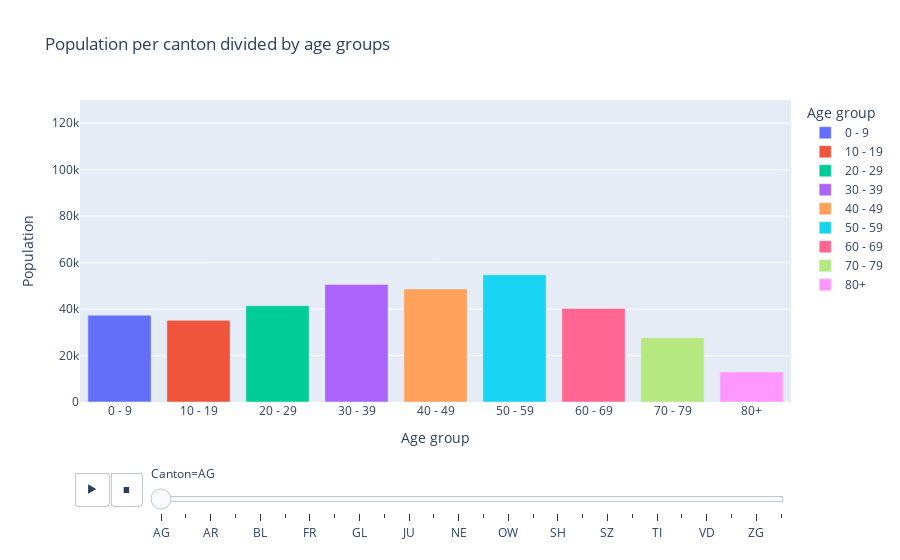

This figure's notebook cell:
### Code cell
# Grafik erstellen
fig = px.bar(data2, x='ageRange', y="pop", color="ageRange",
  animation_frame="geoRegion", animation_group="ageRange", range_y=[3, 130000],
             labels={"pop":"Population",
            "ageRange":"Age group",
            "geoRegion": "Canton"},
             title='Population per canton divided by age groups')

fig.show()

### Figure 1 — Plotly figure (JSON) as saved in the notebook; plotly's stock layout.template omitted (floating-point values rounded to 4 significant figures)
{"data": [{"alignmentgroup": "True", "hovertemplate": "Age group=%{x}<br>Canton=AG<br>Population=%{y}<extra></extra>", "ids": ["0 - 9", "0 - 9"], "legendgroup": "0 - 9", "marker": {"color": "#636efa", "pattern": {"shape": ""}}, "name": "0 - 9", "offsetgroup": "0 - 9", "orientation": "v", "showlegend": true, "textposition": "auto", "type": "bar", "x": ["0 - 9", "0 - 9"], "xaxis": "x", "y": [37362, 34831], "yaxis": "y"}, {"alignmentgroup": "True", "hovertemplate": "Age group=%{x}<br>Canton=AG<br>Population=%{y}<extra></extra>", "ids": ["10 - 19", "10 - 19"], "legendgroup": "10 - 19", "marker": {"color": "#EF553B", "pattern": {"shape": ""}}, "name": "10 - 19", "offsetgroup": "10 - 19", "orientation": "v", "showlegend": true, "textposition": "auto", "type": "bar", "x": ["10 - 19", "10 - 19"], "xaxis": "x", "y": [35144, 33106], "yaxis": "y"}, {"alignmentgroup": "True", "hovertemplate": "Age group=%{x}<br>Canton=AG<br>Population=%{y}<extra></extra>", "ids": ["20 - 29", "20 - 29"], "legendgroup": "20 - 29", "marker": {"color": "#00cc96", "pattern": {"shape": ""}}, "name": "20 - 29", "offsetgroup": "20 - 29", "orientation": "v", "showlegend": true, "textposition": "auto", "type": "bar", "x": ["20 - 29", "20 - 29"], "xaxis": "x", "y": [41439, 39102], "yaxis": "y"}, {"alignmentgroup": "True", "hovertemplate": "Age group=%{x}<br>Canton=AG<br>Population=%{y}<extra></extra>", "ids": ["30 - 39", "30 - 39"], "legendgroup": "30 - 39", "marker": {"color": "#ab63fa", "pattern": {"shape": ""}}, "name": "30 - 39", "offsetgroup": "30 - 39", "orientation": "v", "showlegend": true, "textposition": "auto", "type": "bar", "x": ["30 - 39", "30 - 39"], "xaxis": "x", "y": [50581, 48506], "yaxis": "y"}, {"alignmentgroup": "True", "hovertemplate": "Age group=%{x}<br>Canton=AG<br>Population=%{y}<extra></extra>", "ids": ["40 - 49", "40 - 49"], "legendgroup": "40 - 49", "marker": {"color": "#FFA15A", "pattern": {"shape": ""}}, "name": "40 - 49", "offsetgroup": "40 - 49", "orientation": "v", "showlegend": true, "textposition": "auto", "type": "bar", "x": ["40 - 49", "40 - 49"], "xaxis": "x", "y": [48683, 46873], "yaxis": "y"}, {"alignmentgroup": "True", "hovertemplate": "Age group=%{x}<br>Canton=AG<br>Population=%{y}<extra></extra>", "ids": ["50 - 59", "50 - 59"], "legendgroup": "50 - 59", "marker": {"color": "#19d3f3", "pattern": {"shape": ""}}, "name": "50 - 59", "offsetgroup": "50 - 59", "orientation": "v", "showlegend": true, "textposition": "auto", "type": "bar", "x": ["50 - 59", "50 - 59"], "xaxis": "x", "y": [54730, 52756], "yaxis": "y"}, {"alignmentgroup": "True", "hovertemplate": "Age group=%{x}<br>Canton=AG<br>Population=%{y}<extra></extra>", "ids": ["60 - 69", "60 - 69"], "legendgroup": "60 - 69", "marker": {"color": "#FF6692", "pattern": {"shape": ""}}, "name": "60 - 69", "offsetgroup": "60 - 69", "orientation": "v", "showlegend": true, "textposition": "auto", "type": "bar", "x": ["60 - 69", "60 - 69"], "xaxis": "x", "y": [40278, 41028], "yaxis": "y"}, {"alignmentgroup": "True", "hovertemplate": "Age group=%{x}<br>Canton=AG<br>Population=%{y}<extra></extra>", "ids": ["70 - 79", "70 - 79"], "legendgroup": "70 - 79", "marker": {"color": "#B6E880", "pattern": {"shape": ""}}, "name": "70 - 79", "offsetgroup": "70 - 79", "orientation": "v", "showlegend": true, "textposition": "auto", "type": "bar", "x": ["70 - 79", "70 - 79"], "xaxis": "x", "y": [27627, 29679], "yaxis": "y"}, {"alignmentgroup": "True", "hovertemplate": "Age group=%{x}<br>Canton=AG<br>Population=%{y}<extra></extra>", "ids": ["80+", "80+"], "legendgroup": "80+", "marker": {"color": "#FF97FF", "pattern": {"shape": ""}}, "name": "80+", "offsetgroup": "80+", "orientation": "v", "showlegend": true, "textposition": "auto", "type": "bar", "x": ["80+", "80+"], "xaxis": "x", "y": [12970, 19377], "yaxis": "y"}], "layout": {"barmode": "relative", "legend": {"title": {"text": "Age group"}, "tracegroupgap": 0}, "sliders": [{"active": 0, "currentvalue": {"prefix": "Canton="}, "len": 0.9, "pad": {"b": 10, "t": 60}, "steps": [{"args": [["AG"], {"frame": {"duration": 0, "redraw": true}, "fromcurrent": true, "mode": "immediate", "transition": {"duration": 0, "easing": "linear"}}], "label": "AG", "method": "animate"}, {"args": [["AI"], {"frame": {"duration": 0, "redraw": true}, "fromcurrent": true, "mode": "immediate", "transition": {"duration": 0, "easing": "linear"}}], "label": "AI", "method": "animate"}, {"args": [["AR"], {"frame": {"duration": 0, "redraw": true}, "fromcurrent": true, "mode": "immediate", "transition": {"duration": 0, "easing": "linear"}}], "label": "AR", "method": "animate"}, {"args": [["BE"], {"frame": {"duration": 0, "redraw": true}, "fromcurrent": true, "mode": "immediate", "transition": {"duration": 0, "easing": "linear"}}], "label": "BE", "method": "animate"}, {"args": [["BL"], {"frame": {"duration": 0, "redraw": true}, "fromcurrent": true, "mode": "immediate", "transition": {"duration": 0, "easing": "linear"}}], "label": "BL", "method": "animate"}, {"args": [["BS"], {"frame": {"duration": 0, "redraw": true}, "fromcurrent": true, "mode": "immediate", "transition": {"duration": 0, "easing": "linear"}}], "label": "BS", "method": "animate"}, {"args": [["FR"], {"frame": {"duration": 0, "redraw": true}, "fromcurrent": true, "mode": "immediate", "transition": {"duration": 0, "easing": "linear"}}], "label": "FR", "method": "animate"}, {"args": [["GE"], {"frame": {"duration": 0, "redraw": true}, "fromcurrent": true, "mode": "immediate", "transition": {"duration": 0, "easing": "linear"}}], "label": "GE", "method": "animate"}, {"args": [["GL"], {"frame": {"duration": 0, "redraw": true}, "fromcurrent": true, "mode": "immediate", "transition": {"duration": 0, "easing": "linear"}}], "label": "GL", "method": "animate"}, {"args": [["GR"], {"frame": {"duration": 0, "redraw": true}, "fromcurrent": true, "mode": "immediate", "transition": {"duration": 0, "easing": "linear"}}], "label": "GR", "method": "animate"}, {"args": [["JU"], {"frame": {"duration": 0, "redraw": true}, "fromcurrent": true, "mode": "immediate", "transition": {"duration": 0, "easing": "linear"}}], "label": "JU", "method": "animate"}, {"args": [["LU"], {"frame": {"duration": 0, "redraw": true}, "fromcurrent": true, "mode": "immediate", "transition": {"duration": 0, "easing": "linear"}}], "label": "LU", "method": "animate"}, {"args": [["NE"], {"frame": {"duration": 0, "redraw": true}, "fromcurrent": true, "mode": "immediate", "transition": {"duration": 0, "easing": "linear"}}], "label": "NE", "method": "animate"}, {"args": [["NW"], {"frame": {"duration": 0, "redraw": true}, "fromcurrent": true, "mode": "immediate", "transition": {"duration": 0, "easing": "linear"}}], "label": "NW", "method": "animate"}, {"args": [["OW"], {"frame": {"duration": 0, "redraw": true}, "fromcurrent": true, "mode": "immediate", "transition": {"duration": 0, "easing": "linear"}}], "label": "OW", "method": "animate"}, {"args": [["SG"], {"frame": {"duration": 0, "redraw": true}, "fromcurrent": true, "mode": "immediate", "transition": {"duration": 0, "easing": "linear"}}], "label": "SG", "method": "animate"}, {"args": [["SH"], {"frame": {"duration": 0, "redraw": true}, "fromcurrent": true, "mode": "immediate", "transition": {"duration": 0, "easing": "linear"}}], "label": "SH", "method": "animate"}, {"args": [["SO"], {"frame": {"duration": 0, "redraw": true}, "fromcurrent": true, "mode": "immediate", "transition": {"duration": 0, "easing": "linear"}}], "label": "SO", "method": "animate"}, {"args": [["SZ"], {"frame": {"duration": 0, "redraw": true}, "fromcurrent": true, "mode": "immediate", "transition": {"duration": 0, "easing": "linear"}}], "label": "SZ", "method": "animate"}, {"args": [["TG"], {"frame": {"duration": 0, "redraw": true}, "fromcurrent": true, "mode": "immediate", "transition": {"duration": 0, "easing": "linear"}}], "label": "TG", "method": "animate"}, {"args": [["TI"], {"frame": {"duration": 0, "redraw": true}, "fromcurrent": true, "mode": "immediate", "transition": {"duration": 0, "easing": "linear"}}], "label": "TI", "method": "animate"}, {"args": [["UR"], {"frame": {"duration": 0, "redraw": true}, "fromcurrent": true, "mode": "immediate", "transition": {"duration": 0, "easing": "linear"}}], "label": "UR", "method": "animate"}, {"args": [["VD"], {"frame": {"duration": 0, "redraw": true}, "fromcurrent": true, "mode": "immediate", "transition": {"duration": 0, "easing": "linear"}}], "label": "VD", "method": "animate"}, {"args": [["VS"], {"frame": {"duration": 0, "redraw": true}, "fromcurrent": true, "mode": "immediate", "transition": {"duration": 0, "easing": "linear"}}], "label": "VS", "method": "animate"}, {"args": [["ZG"], {"frame": {"duration": 0, "redraw": true}, "fromcurrent": true, "mode": "immediate", "transition": {"duration": 0, "easing": "linear"}}], "label": "ZG", "method": "animate"}, {"args": [["ZH"], {"frame": {"duration": 0, "redraw": true}, "fromcurrent": true, "mode": "immediate", "transition": {"duration": 0, "easing": "linear"}}], "label": "ZH", "method": "animate"}], "x": 0.1, "xanchor": "left", "y": 0, "yanchor": "top"}], "title": {"text": "Population per canton divided by age groups"}, "updatemenus": [{"buttons": [{"args": [null, {"frame": {"duration": 500, "redraw": true}, "fromcurrent": true, "mode": "immediate", "transition": {"duration": 500, "easing": "linear"}}], "label": "&#9654;", "method": "animate"}, {"args": [[null], {"frame": {"duration": 0, "redraw": true}, "fromcurrent": true, "mode": "immediate", "transition": {"duration": 0, "easing": "linear"}}], "label": "&#9724;", "method": "animate"}], "direction": "left", "pad": {"r": 10, "t": 70}, "showactive": false, "type": "buttons", "x": 0.1, "xanchor": "right", "y": 0, "yanchor": "top"}], "xaxis": {"anchor": "y", "categoryarray": ["0 - 9", "10 - 19", "20 - 29", "30 - 39", "40 - 49", "50 - 59", "60 - 69", "70 - 79", "80+"], "categoryorder": "array", "domain": [0, 1], "title": {"text": "Age group"}}, "yaxis": {"anchor": "x", "domain": [0, 1], "range": [3, 130000], "title": {"text": "Population"}}}}
